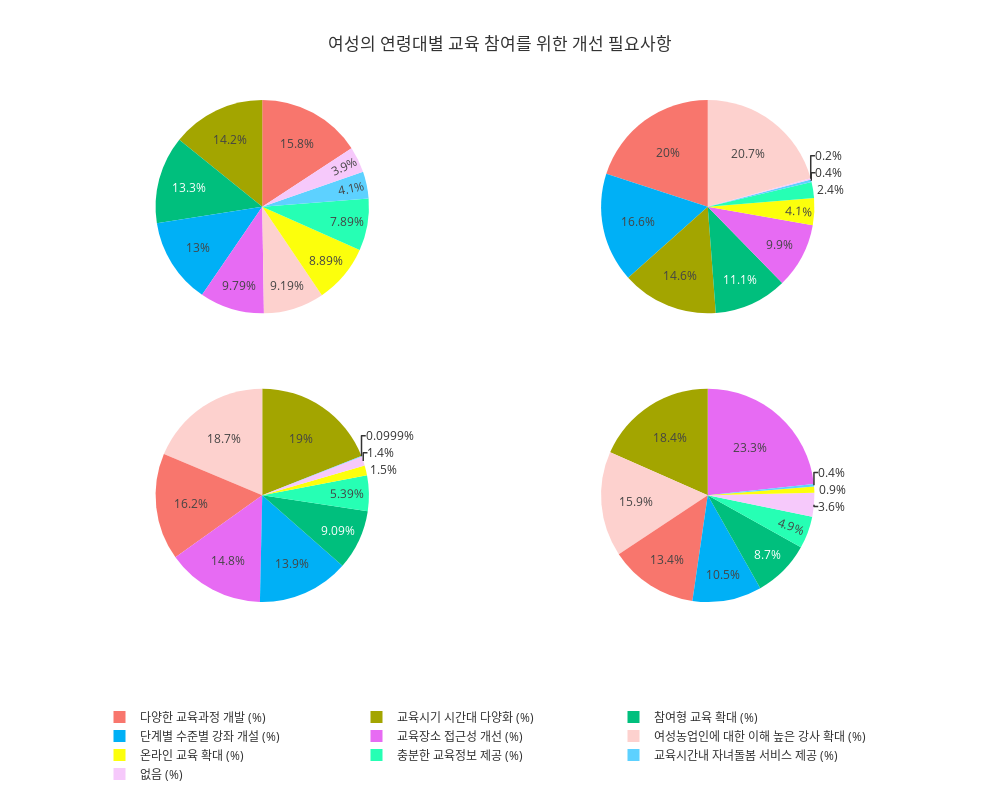

Notebook code cell kept with this figure:
### Code cell
fig = make_subplots(rows=2, cols=2, 
                    specs=[[{'type': 'pie'}, {'type': 'pie'}], 
                           [{'type': 'pie'}, {'type': 'pie'}]])
fig.add_trace(go.Pie(labels=df['index'], values=df['40대 이하'],name="40대 이하"), 1, 1)
fig.add_trace(go.Pie(labels=df['index'], values=df['50대'],name="50대"), 1, 2)
fig.add_trace(go.Pie(labels=df['index'], values=df['60대'],name="60대"), 2, 1)
fig.add_trace(go.Pie(labels=df['index'], values=df['70대 이상'],name="70대 이상"), 2, 2)


fig.update_layout(
    title_text='여성의 연령대별 교육 참여를 위한 개선 필요사항',
    title_x=0.5,  # Center the title
    legend=dict(
        orientation="h",  # Horizontal legend
        yanchor="top",
        y=-0.2,  # Move legend below the plot
        xanchor="center",
        x=0.5
    ),
    width=1000,
    height=800
,template='ggplot2')

fig.show()

### Figure 1 — Plotly figure (JSON) as saved in the notebook; plotly's stock layout.template omitted (floating-point values rounded to 4 significant figures)
{"data": [{"domain": {"x": [0, 0.45], "y": [0.575, 1]}, "labels": ["다양한 교육과정 개발 (%)", "단계별 수준별 강좌 개설 (%)", "여성농업인에 대한 이해 높은 강사 확대 (%)", "참여형 교육 확대 (%)", "교육시기 시간대 다양화 (%)", "교육장소 접근성 개선 (%)", "온라인 교육 확대 (%)", "교육시간내 자녀돌봄 서비스 제공 (%)", "충분한 교육정보 제공 (%)", "없음 (%)"], "name": "40대 이하", "type": "pie", "values": [15.8, 13, 9.2, 13.3, 14.2, 9.8, 8.9, 4.1, 7.9, 3.9]}, {"domain": {"x": [0.55, 1], "y": [0.575, 1]}, "labels": ["다양한 교육과정 개발 (%)", "단계별 수준별 강좌 개설 (%)", "여성농업인에 대한 이해 높은 강사 확대 (%)", "참여형 교육 확대 (%)", "교육시기 시간대 다양화 (%)", "교육장소 접근성 개선 (%)", "온라인 교육 확대 (%)", "교육시간내 자녀돌봄 서비스 제공 (%)", "충분한 교육정보 제공 (%)", "없음 (%)"], "name": "50대", "type": "pie", "values": [20, 16.6, 20.7, 11.1, 14.6, 9.9, 4.1, 0.4, 2.4, 0.2]}, {"domain": {"x": [0, 0.45], "y": [0, 0.425]}, "labels": ["다양한 교육과정 개발 (%)", "단계별 수준별 강좌 개설 (%)", "여성농업인에 대한 이해 높은 강사 확대 (%)", "참여형 교육 확대 (%)", "교육시기 시간대 다양화 (%)", "교육장소 접근성 개선 (%)", "온라인 교육 확대 (%)", "교육시간내 자녀돌봄 서비스 제공 (%)", "충분한 교육정보 제공 (%)", "없음 (%)"], "name": "60대", "type": "pie", "values": [16.2, 13.9, 18.7, 9.1, 19, 14.8, 1.5, 0.1, 5.4, 1.4]}, {"domain": {"x": [0.55, 1], "y": [0, 0.425]}, "labels": ["다양한 교육과정 개발 (%)", "단계별 수준별 강좌 개설 (%)", "여성농업인에 대한 이해 높은 강사 확대 (%)", "참여형 교육 확대 (%)", "교육시기 시간대 다양화 (%)", "교육장소 접근성 개선 (%)", "온라인 교육 확대 (%)", "교육시간내 자녀돌봄 서비스 제공 (%)", "충분한 교육정보 제공 (%)", "없음 (%)"], "name": "70대 이상", "type": "pie", "values": [13.4, 10.5, 15.9, 8.7, 18.4, 23.3, 0.9, 0.4, 4.9, 3.6]}], "layout": {"height": 800, "legend": {"orientation": "h", "x": 0.5, "xanchor": "center", "y": -0.2, "yanchor": "top"}, "title": {"text": "여성의 연령대별 교육 참여를 위한 개선 필요사항", "x": 0.5}, "width": 1000}}
